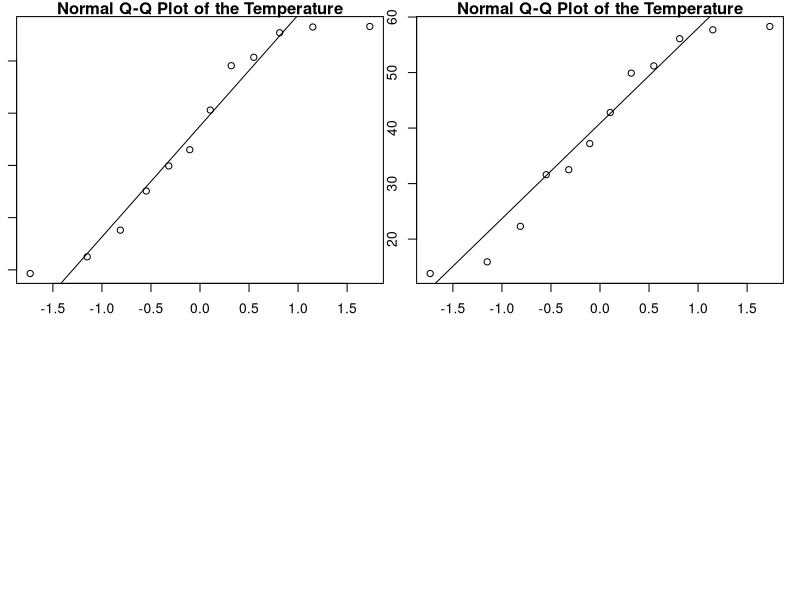

This chart was generated by the following R code: (Note: this script raises an error after producing the figure.)
month <- c('January', 'February', 'March', 'April', 'May', 'June', 'July',
           'August', 'September', 'October', 'November', 'December')
high_2000 <- c(32.5, 37.6, 49.9, 53.0, 69.1, 75.4, 76.5, 76.6, 70.7, 60.6, 45.1, 29.3)
low_2000 <- c(13.8, 22.3, 32.5, 37.2, 49.9, 56.1, 57.7, 58.3, 51.2, 42.8, 31.6, 15.9)
data1 <- data.frame(month, high_2000,low_2000)
data1
mean(data1$high_2000)
sd(data1$high_2000)
par(mar = c(1,1,1,1))
par('mar')
par(mfrow=c(2,2))
par("mfrow")
qqnorm(data1$high_2000,main="Normal Q-Q Plot of the Temperature",
       xlab="Theoretical Quantiles of the 2007 High Temp",
       ylab="Sample Quantiles of the 2007 High Temp")
qqline(data1$high_2000)

qqnorm(data1$low_2000,main="Normal Q-Q Plot of the Temperature",
       xlab="Theoretical Quantiles of the 2007 High Temp",
       ylab="Sample Quantiles of the 2007 High Temp")
qqline(data1$low_2000)

      # Assignment - 3
      
#1.
Quarter = c("Q1", "Q2", "Q3", "Q4")
Sales = c(10000, 13000, 12000, 15000 )
Coy1 = data.frame(Quarter, Sales)
Coy1       
#Graph

plot(Coy1$Quarter,Coy1$Sales, type = "l", labels(Coy1$Quarter), main = "Company Quarter Sales",
                                      xlab = "Quarter", ylab = "Sales"   ) 
barplot(Coy1$Sales, names.arg = Coy1$Quarter, main = "Company Quarter Sales",
        xlab = "Quarter", ylab = "Sales"   ) 

Q1 = Coy1[Coy1$Sales>11000,]
Q1
Q3 = Coy1[Coy1$Quarter== "Q3",2]
Q3

#2
Rollcall = sample(c('A','P'), size=30, replace=T, prob = c(0.2, 0.8)) 
Rollcall
Attendance = factor(Rollcall)
Attendance
table(Attendance)

#3
set.seed(1000)
P1 = ceiling(runif(10 ,min = 30,max = 100))
P1

set.seed(1100)
P2 = ceiling(runif(10 , min=30, max=100))
P2

set.seed(1200)
P3 = ceiling(runif(10, min =30, max = 100))
P3

set.seed(1300)
P4 = ceiling(runif(10, min =30, max = 100))
P4

set.seed(1400)
P5 = ceiling(runif(10, min =30, max = 100))

Player = matrix(c(P1,P2,P3,P4,P5), nrow = 5)
Player
rownames(Player) = c("Player1","Player2","Player3","Player4","Player5")
colnames(Player) = c('M1','M2','M3','M4','M5','M6','M7','M8','M9','M10')
Player

rowMeans(Player)
colMeans(Player)

#4
Guests = c("Achal", "Apoorva", "Lalit", "Goldie")
Guests
Hosts = matrix(c("BSc","Animation", "LLB", "Law", "MSc", "DS",50,40,10,20,16,4,24,19,5), nrow = 3)
colnames(Hosts) = c("Course", "School", "No.", "Male", "Female")
Hosts
rownames(Hosts) =c(1,2,3)
Bills = matrix(c(100,500,300,200,400,150,500,400,230,700), nrow=2)
Bills
colnames(Bills)= c("B1","B2", "B3", "B4","B5")
rownames(Bills) = c("Decoration", "Food")
Bills
cat("Total Decoration Expense -", sum(Bills[1,]))
cat("Total Food Expense -", sum(Bills[2,]))
cat("Male among Guest -", Hosts[,4])

